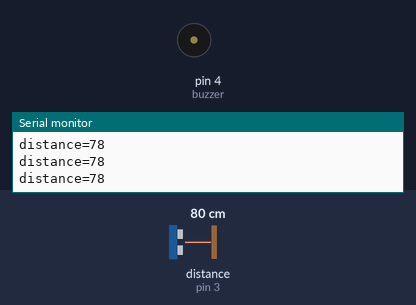
This sketch was run on a simulated Arduino Uno, built with avr-gcc and run on an emulated ATmega328P. Parts: buzzer (waves = sounding, pin HIGH), the last lines printed to the serial monitor. Wiring (inferred from the names in the program): ultrasonic range finder: trigger pin 2; echo pin 3. Inputs (shaded band) come from the test bench; at power-on: distance to the obstacle (sensor on pin 3) 80 cm. The echo pulse lasts 58.3 µs per cm; pins used as bus, display or sensor lines are not drawn.

Above: at 1.2 s.
1.3 s: distance to the obstacle (sensor on pin 3) set to 24 cm
2.8 s: distance to the obstacle (sensor on pin 3) set to 20 cm
At 3.2 s:
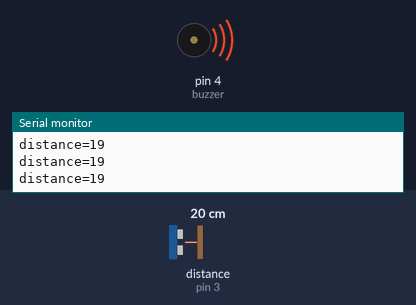
4.3 s: distance to the obstacle (sensor on pin 3) set to 35 cm
At 5.6 s:
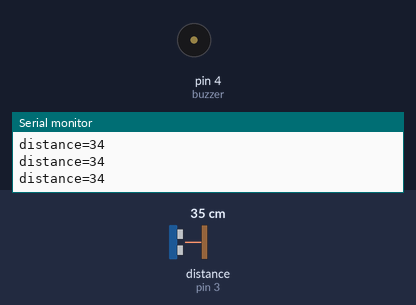
7.3 s: distance to the obstacle (sensor on pin 3) set to 2 cm
At 7.9 s:
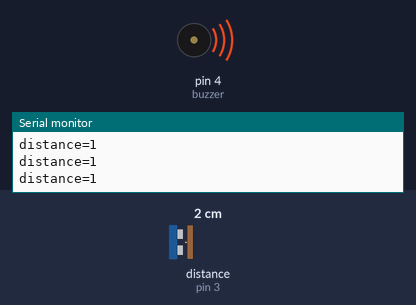
Timing chart, 0 to 10.3 s (numbered marks = the images above; inputs shaded):
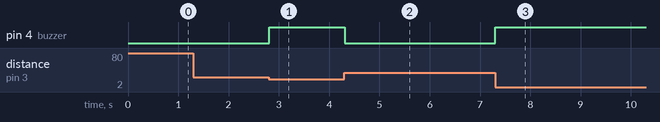

The sketch:

ulta_buzzer.ino
```cpp
int buzzer=4;
int trig=2;
int echo=3;

void setup(){
  Serial.begin(9600);
  pinMode(trig,OUTPUT);
  pinMode(echo,INPUT);
  pinMode(buzzer,OUTPUT);
}


void loop(){
  digitalWrite(trig,LOW);
  delayMicroseconds(2);
  digitalWrite(trig,HIGH);
  delayMicroseconds(10);
  digitalWrite(trig,LOW);
  long time=pulseIn(echo,HIGH);
  int distance=time*0.034/2;
  if (distance<=20){
    digitalWrite(buzzer,HIGH);
  }
  else{
    digitalWrite(buzzer,LOW);
  }


  Serial.print("distance=");
  Serial.println(distance);
}
```

Measured:
- the behaviour switches between 22 and 21 cm on distance to the obstacle (sensor on pin 3) (found by bisection; images 0 and 1)
- after the input at 2.8 s, pin 4 (buzzer): LOW → HIGH at once
- after the input at 4.3 s, pin 4 (buzzer): HIGH → LOW at once
- after the input at 7.3 s, pin 4 (buzzer): LOW → HIGH at once
